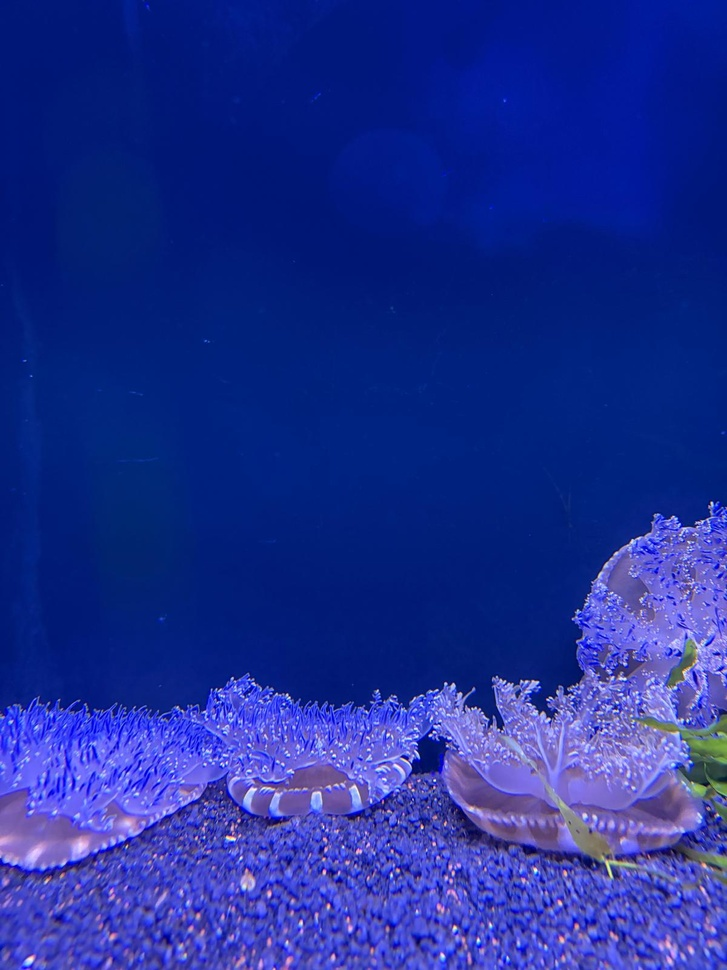
#> input picture hw1/images/original/acquario.jpeg, 727 x 970 px, shrunk from 1200 x 1600 before the run
$ python -i enhancement.py   (imports and definitions only)
#> lines starting #> are read from the running program, lines starting #| are printed output that depends on the picture
#> further down, picture is the input picture: shape (970, 727, 3); mean B, G, R 148.1, 46.9, 28.8
import cv2
import numpy as np
from skimage.metrics import (peak_signal_noise_ratio, structural_similarity)


# [36 lines left out: function linear_contrast_stretching, not called in this run]


def histogram_equalization(image):
    """
    Applica Histogram Equalization alla componente V
    dello spazio colore HSV.
    """

    # 1. Conversione da BGR a HSV
    hsv = cv2.cvtColor(image, cv2.COLOR_BGR2HSV)
#> hsv: shape (970, 727, 3); mean H, S, V 115.5, 220, 148.3

    # 2. Separazione dei canali
    h, s, v = cv2.split(hsv)
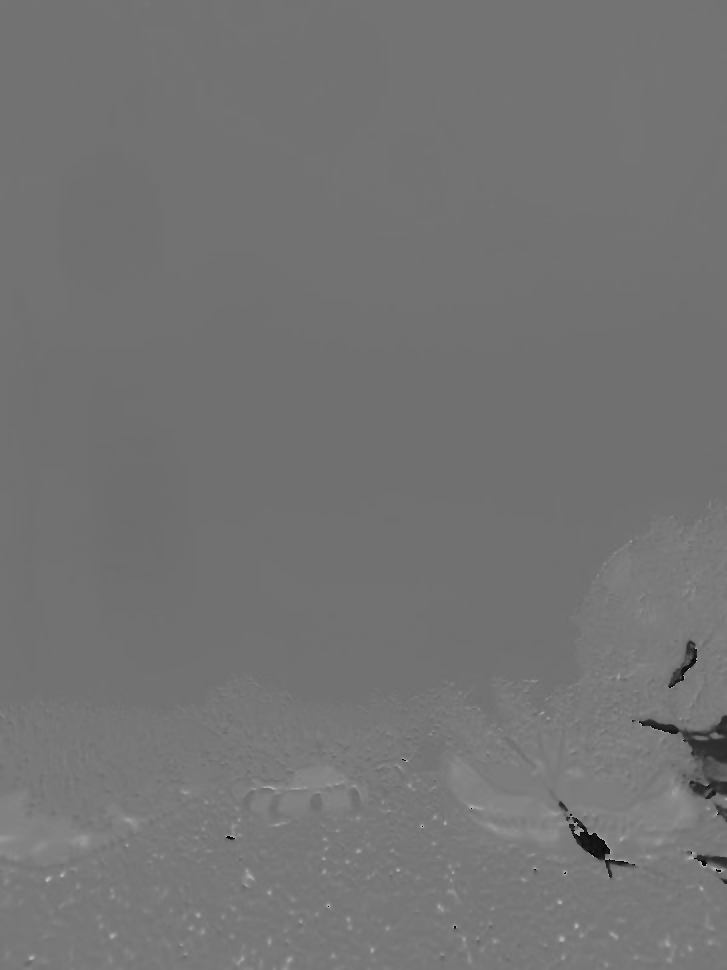
#> h: shape (970, 727); min 0, max 179, mean 115.5
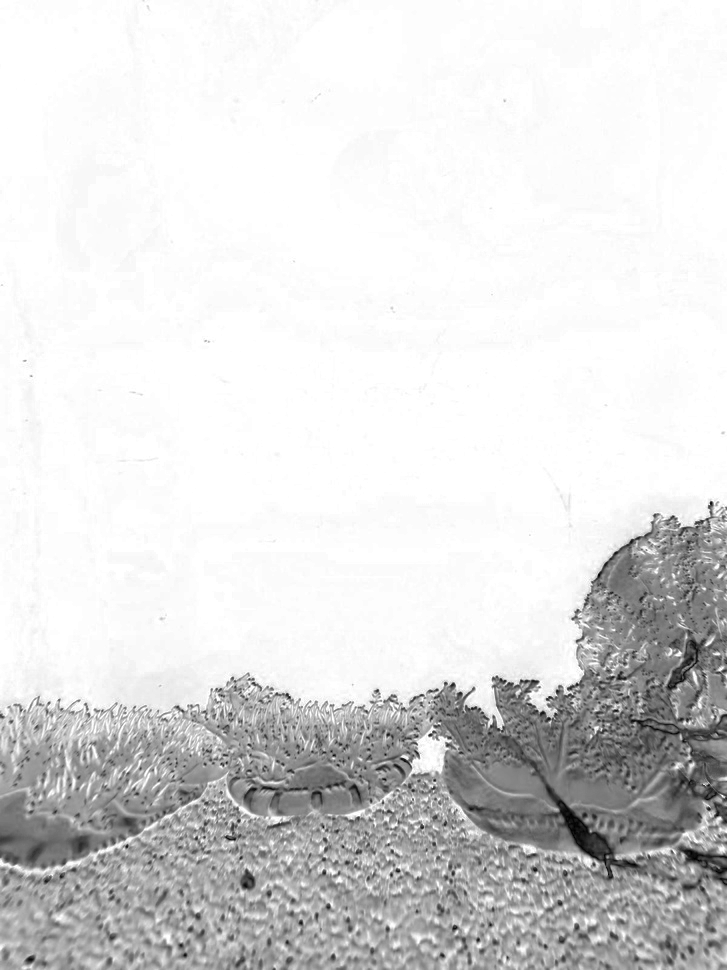
#> s: shape (970, 727); min 0, max 255, mean 220
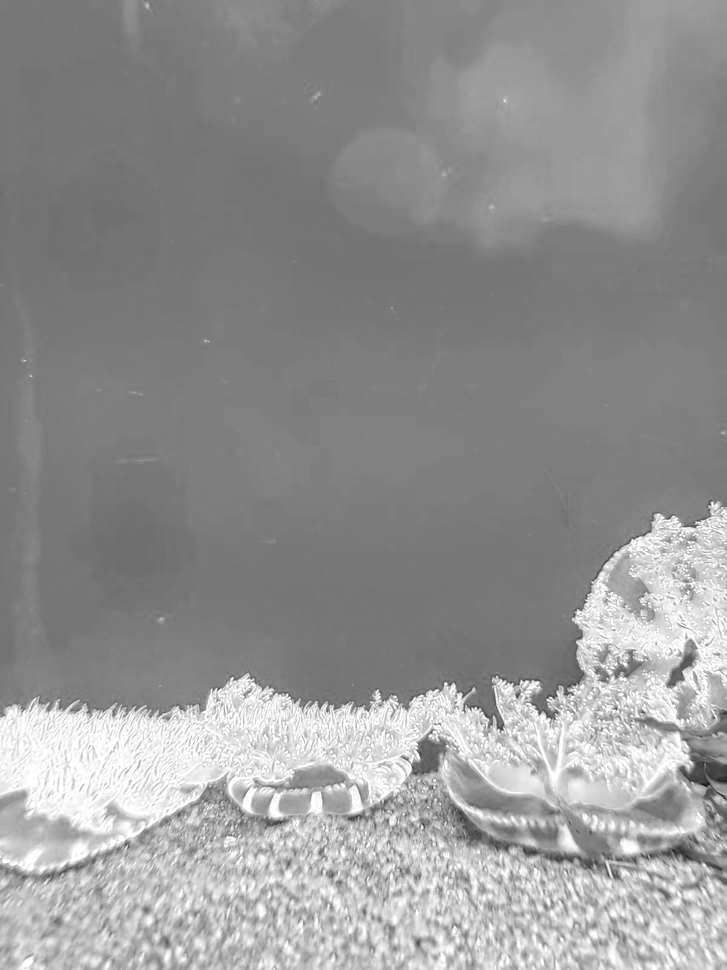
#> v: shape (970, 727); min 15, max 255, mean 148.3

    # 3. Equalizzazione della componente V
    v_equalized = cv2.equalizeHist(v)
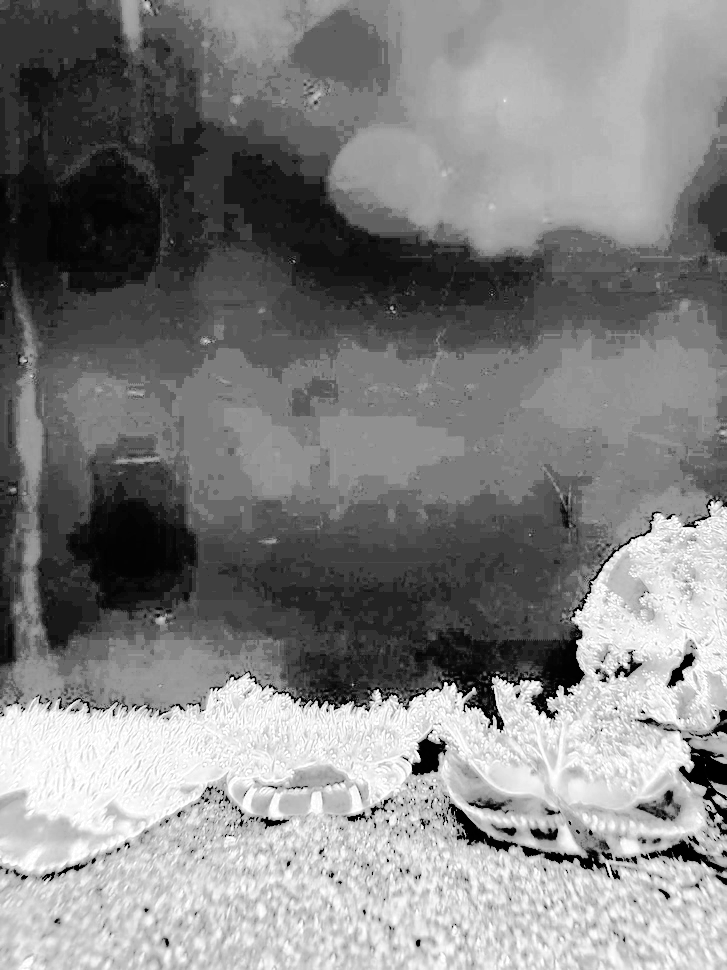
#> v_equalized: shape (970, 727); min 0, max 255, mean 130.7

    # 4. Ricomposizione dei canali HSV
    hsv_result = cv2.merge([h, s, v_equalized])
#> hsv_result: shape (970, 727, 3); mean H, S, V 115.5, 220, 130.7

    # 5. Conversione da HSV a BGR
    result = cv2.cvtColor(hsv_result, cv2.COLOR_HSV2BGR)
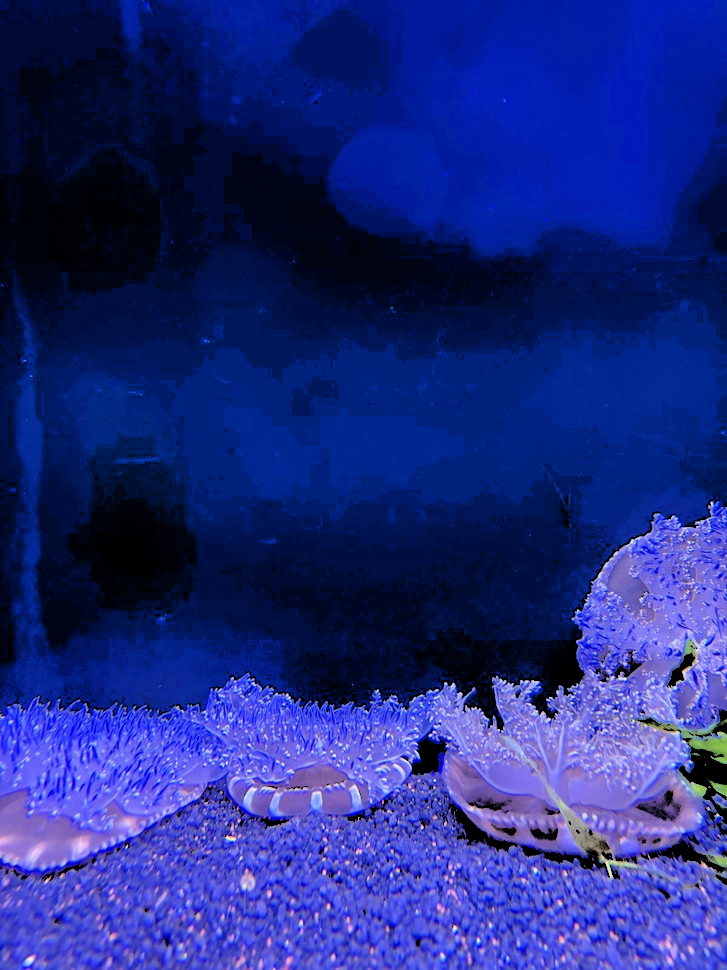
#> result: shape (970, 727, 3); mean B, G, R 130.5, 42.6, 29.6

    return result


# [52 lines left out: functions gamma_correction, calculate_metrics, not called in this run]

>>> import cv2
>>> picture = cv2.imread('images/original/acquario.jpeg')
>>> result = histogram_equalization(picture)
